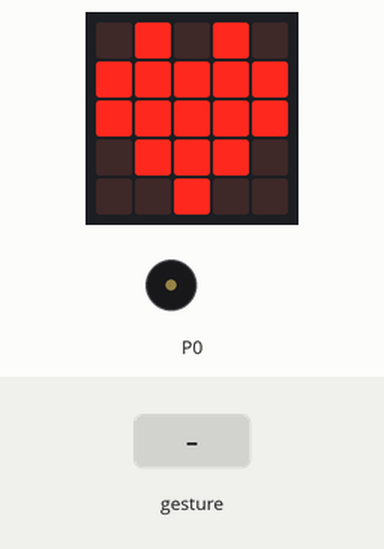
A program run on a simulated BBC micro:bit (MakeCode). Shown: the board's 5×5 LED display, buzzer (waves = sounding). The inputs (shaded band) are chosen by the test bench. A tilt is held for 1.5 s and a shake lasts 1 s, then the board lies face up again.

Above: at 1.8 s.
1.9 s: gesture 'free fall'
At 2.4 s:
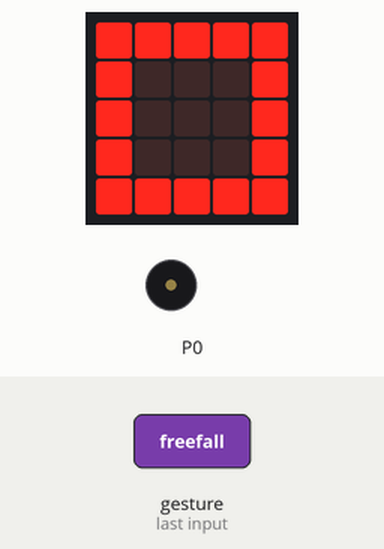
At 7.7 s:
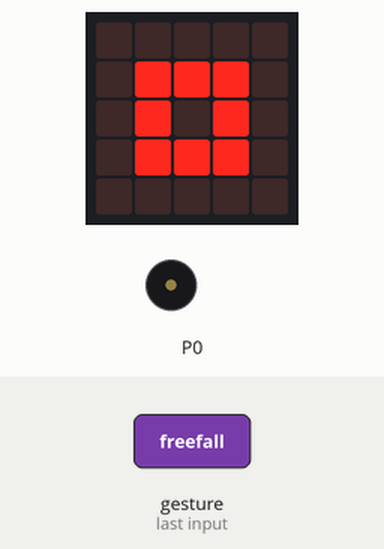
Timing chart, 0 to 9.2 s (numbered marks = the images above; inputs shaded):
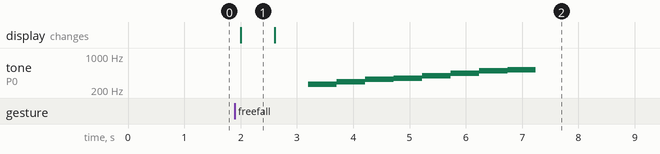

The program:

main.ts
```typescript
basic.showIcon(IconNames.Heart)
basic.forever(function () {
    if (input.isGesture(Gesture.FreeFall)) {
        basic.showIcon(IconNames.Square)
        basic.showIcon(IconNames.SmallSquare)
        music.playMelody("C D E F G A B C5 ", 120)
    }
})
```

test.ts
```typescript
// les tests vont ici ; cela ne sera pas compilé si ce paquet est utilisé en tant qu'extension.
```

Measured:
- after the input at 1.9 s, tone on P0: plays 262 Hz for 0.51 s, 294 Hz for 0.51 s, 330 Hz for 0.51 s, 349 Hz for 0.51 s, 392 Hz for 0.51 s, 440 Hz for 0.51 s … (8 notes in this stretch), starting after 1.3 s; the display: changes after 0.11 s (image 1)
- what the display in image 1 shows lasts 0.6 s, from 2.0 s to 2.6 s
